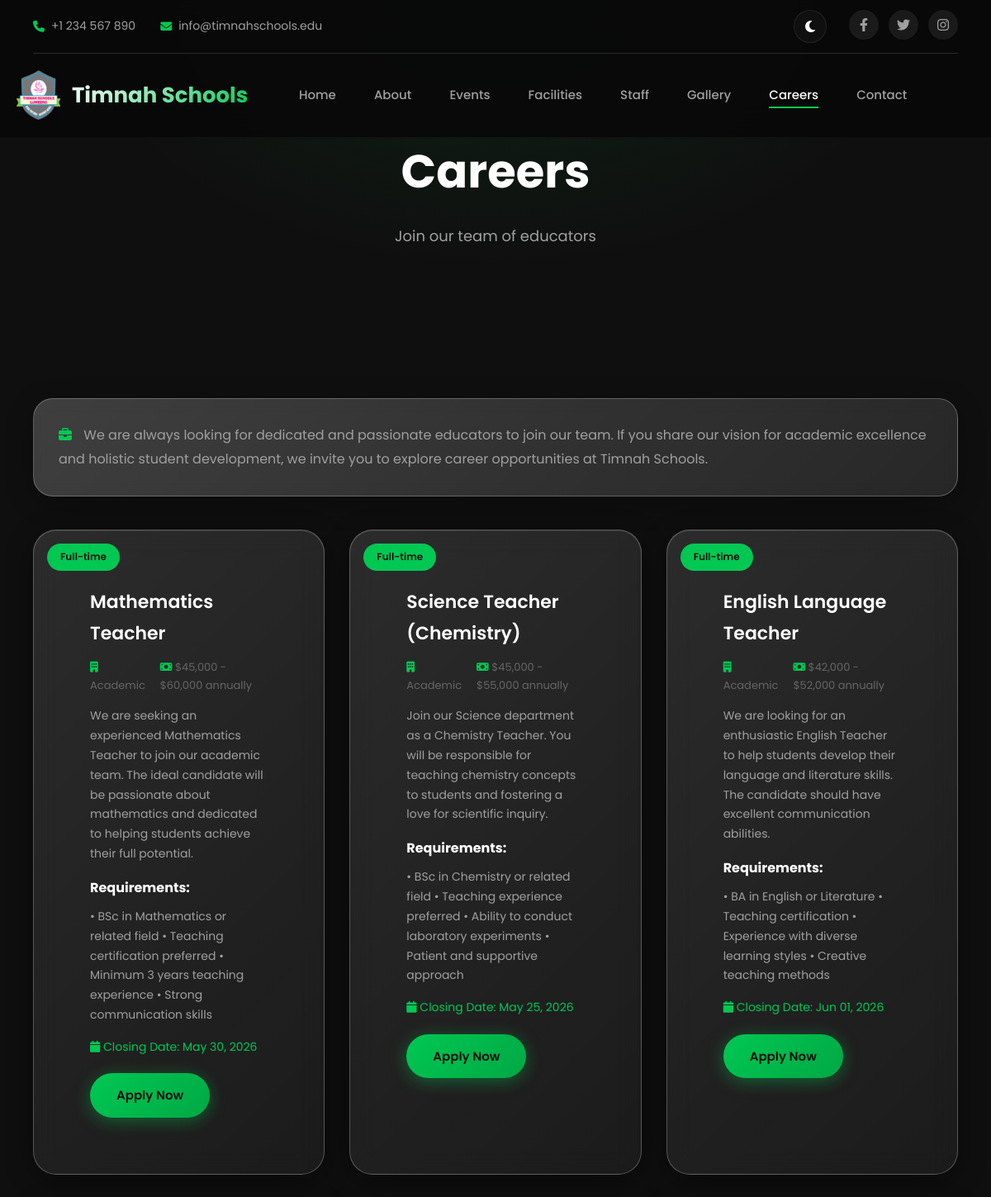
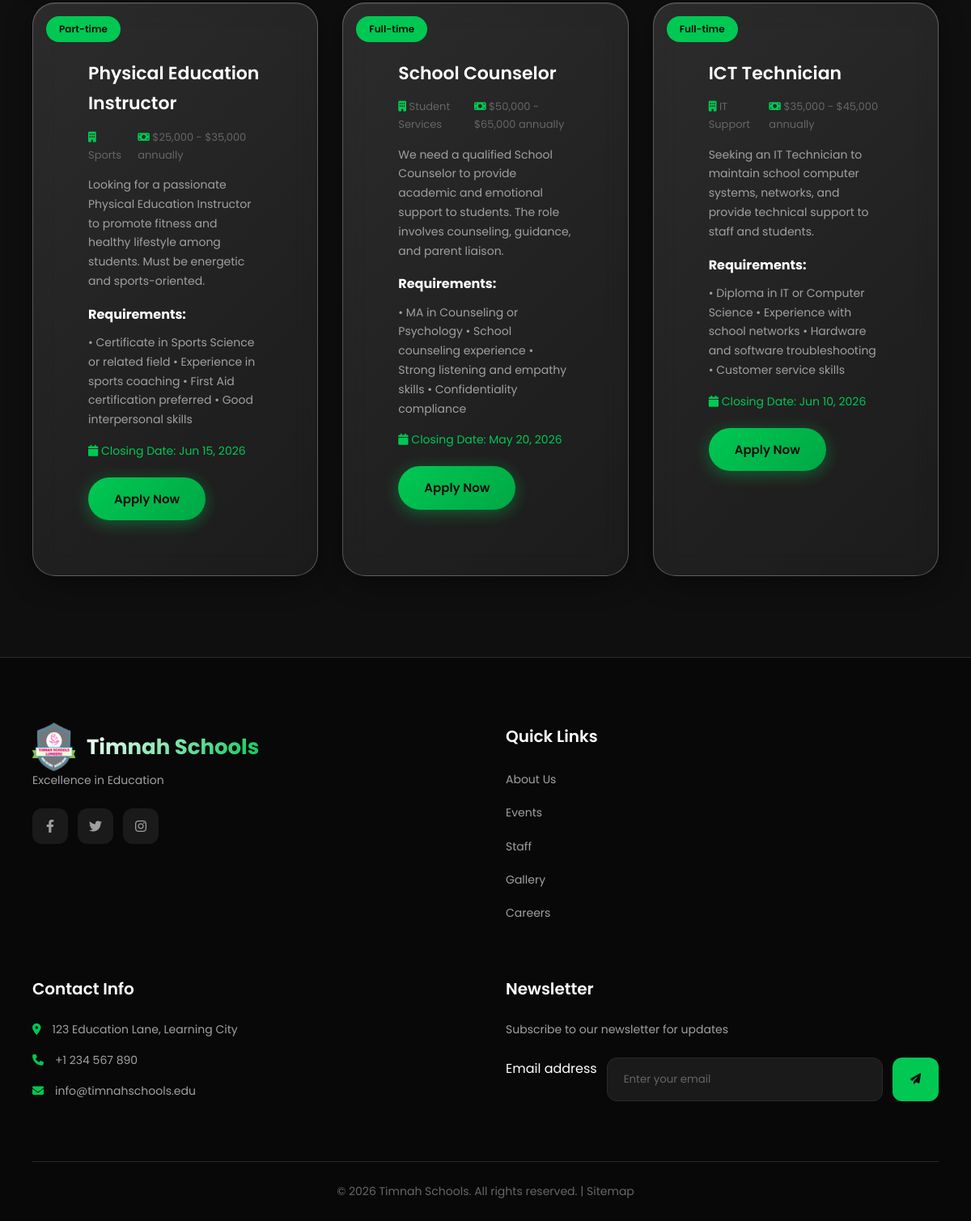
The page /vacancies.php on the database as committed earlier (2 pictures, top to bottom).
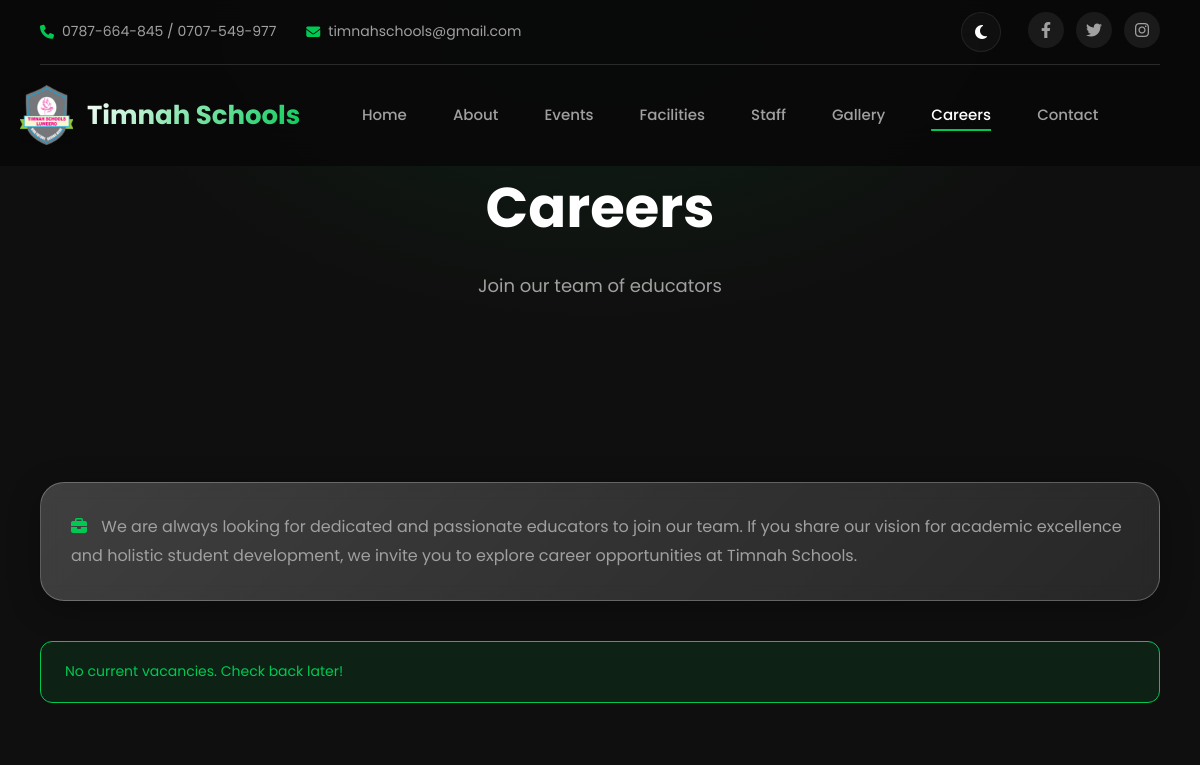
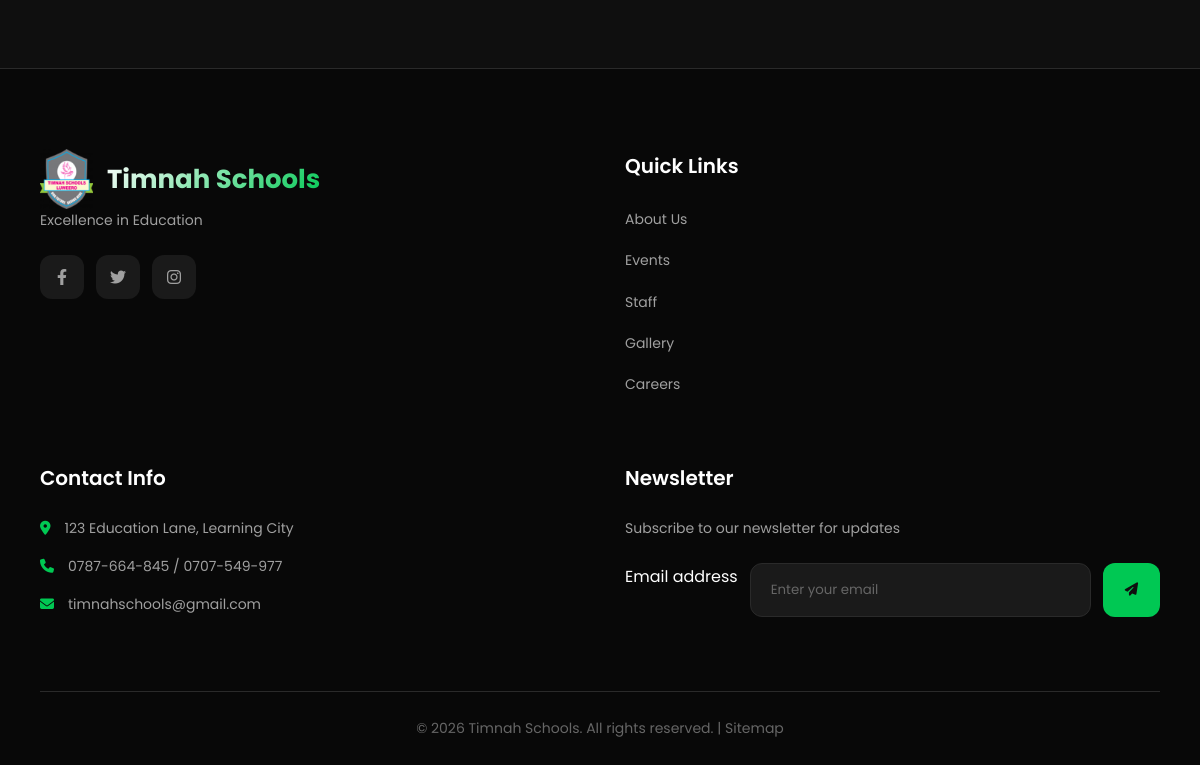
The same page on the database as committed later (2 pictures, top to bottom).
### tables this page shows
CREATE TABLE `settings` (
  `id` int(11) NOT NULL AUTO_INCREMENT,
  `setting_key` varchar(50) NOT NULL,
  `setting_value` text DEFAULT NULL,
  `updated_at` timestamp NOT NULL DEFAULT current_timestamp() ON UPDATE current_timestamp(),
  PRIMARY KEY (`id`),
  UNIQUE KEY `setting_key` (`setting_key`)
);

CREATE TABLE `vacancies` (
  `id` int(11) NOT NULL AUTO_INCREMENT,
  `title` varchar(200) NOT NULL,
  `department` varchar(100) DEFAULT NULL,
  `job_type` varchar(50) DEFAULT NULL,
  `description` text DEFAULT NULL,
  `requirements` text DEFAULT NULL,
  `salary_range` varchar(100) DEFAULT NULL,
  `closing_date` date DEFAULT NULL,
  `is_active` tinyint(1) DEFAULT 1,
  `created_at` timestamp NOT NULL DEFAULT current_timestamp(),
  `updated_at` timestamp NOT NULL DEFAULT current_timestamp() ON UPDATE current_timestamp(),
  PRIMARY KEY (`id`)
);

### config.php (called while the page is built, shortened)
<?php
$conn = null;
function getDB() {
    global $conn;
    if ($conn === null) {
        try {
            $conn = new mysqli(DB_HOST, DB_USER, DB_PASS, DB_NAME);
            $conn->set_charset("utf8mb4");
        } catch (Exception $e) {
            die("Database connection failed: " . $e->getMessage());
        }
    }
    return $conn;
}
function query($sql, $params = []) {
    $stmt = getDB()->prepare($sql);
    if (!empty($params)) {
        $types = '';
        $values = [];
        foreach ($params as $param) {
            if (is_int($param)) $types .= 'i';
            elseif (is_double($param)) $types .= 'd';
            else $types .= 's';
            $values[] = $param;
        }
        $stmt->bind_param($types, ...$values);
    }
    $stmt->execute();
    return $stmt;
}
function fetchAll($sql, $params = []) {
    $stmt = query($sql, $params);
    return $stmt->get_result()->fetch_all(MYSQLI_ASSOC);
}
function fetchOne($sql, $params = []) {
    $stmt = query($sql, $params);
    return $stmt->get_result()->fetch_assoc();
}
function getSetting($key, $default = '') {
    $result = fetchOne("SELECT setting_value FROM settings WHERE setting_key = ?", [$key]);
    return $result ? $result['setting_value'] : $default;
}
function sanitize($data) {
    return htmlspecialchars(trim($data), ENT_QUOTES, 'UTF-8');
}

### vacancies.php (the view)
<?php
require_once 'config.php';
$page = 'vacancies';
include 'includes/header.php';
$vacancies = fetchAll("SELECT * FROM vacancies WHERE is_active = 1 ORDER BY created_at DESC");
?>
<section class="page-header">
    <div class="container">
        <h1>Careers</h1>
        <p>Join our team of educators</p>
    </div>
</section>
<section class="section">
    <div class="container">
        <div class="staff-intro">
            <p><i class="fas fa-briefcase"></i> We are always looking for dedicated and passionate educators to join our team. If you share our vision for academic excellence and holistic student development, we invite you to explore career opportunities at Timnah Schools.</p>
        </div>
        <?php if (empty($vacancies)): ?>
        <div class="alert alert-success">No current vacancies. Check back later!</div>
        <?php else: ?>
        <div class="card-grid">
            <?php foreach ($vacancies as $job): ?>
            <div class="card glass-card">
                <div class="card-content">
                    <span class="card-badge"><?php echo sanitize($job['job_type']); ?></span>
                    <h3><?php echo sanitize($job['title']); ?></h3>
                    <div class="card-meta">
                        <span><i class="fas fa-building"></i> <?php echo sanitize($job['department']); ?></span>
                        <?php if ($job['salary_range']): ?>
                        <span><i class="fas fa-money-bill"></i> <?php echo sanitize($job['salary_range']); ?></span>
                        <?php endif; ?>
                    </div>
                    <p><?php echo sanitize($job['description']); ?></p>
                    <h4 style="margin-top: 15px; margin-bottom: 10px;">Requirements:</h4>
                    <p><?php echo sanitize($job['requirements']); ?></p>
                    <?php if ($job['closing_date']): ?>
                    <p style="margin-top: 15px; color: var(--primary);"><i class="fas fa-calendar"></i> Closing Date: <?php echo date('M d, Y', strtotime($job['closing_date'])); ?></p>
                    <?php endif; ?>
                    <a href="<?php echo SITE_URL; ?>/contact.php" class="btn btn-primary" style="margin-top: 20px;">Apply Now</a>
                </div>
            </div>
            <?php endforeach; ?>
        </div>
        <?php endif; ?>
    </div>
</section>
<?php include 'includes/footer.php'; ?>

### includes/header.php (shortened to what this page needs)
<!DOCTYPE html>
<html lang="en">
<head>
    <link rel="stylesheet" href="https://cdnjs.cloudflare.com/ajax/libs/font-awesome/6.4.0/css/all.min.css" media="print" onload="this.media='all'">
    <link rel="stylesheet" href="<?php echo ASSETS_URL; ?>/css/style.css?v=<?php echo time(); ?>">
</head>
<body>
    <header class="main-header">
        <div class="container">
            <div class="header-top">
                <div class="contact-info">
                    <span itemscope itemtype="https://schema.org/Organization">
                        <i class="fas fa-phone"></i>
                        <span itemprop="telephone"><?php echo getSetting('site_phone', '+1 234 567 890'); ?></span>
                    </span>
                    <span itemscope itemtype="https://schema.org/Organization">
                        <i class="fas fa-envelope"></i>
                        <span itemprop="email"><?php echo getSetting('site_email', 'info@timnahschools.edu'); ?></span>
                    </span>
                </div>
                <div class="social-links">
                    <div class="theme-toggle" id="themeToggle" title="Toggle Theme" style="margin-right: 15px;">
                        <i class="fas fa-moon"></i>
                    </div>
                    <a href="<?php echo getSetting('site_facebook', '#'); ?>" aria-label="Facebook" rel="noopener noreferrer"><i class="fab fa-facebook-f"></i></a>
                    <a href="<?php echo getSetting('site_twitter', '#'); ?>" aria-label="Twitter" rel="noopener noreferrer"><i class="fab fa-twitter"></i></a>
                    <a href="<?php echo getSetting('site_instagram', '#'); ?>" aria-label="Instagram" rel="noopener noreferrer"><i class="fab fa-instagram"></i></a>
                </div>
            </div>
        </div>
        <nav class="main-nav" itemscope itemtype="https://schema.org/School">
            <div class="container">
                <a href="<?php echo SITE_URL; ?>/index.php" class="logo" itemprop="url">
                    <img src="<?php echo ASSETS_URL; ?>/images/logo.png" alt="<?php echo getSetting('site_name', 'Timnah Schools'); ?> Logo" class="logo-img">
                    <span class="logo-text" itemprop="name"><?php echo getSetting('site_name', 'Timnah Schools'); ?></span>
                </a>
                <ul class="nav-menu" role="navigation" aria-label="Main navigation">
                    <li><a href="<?php echo SITE_URL; ?>/index.php" <?php echo $page === 'home' ? 'class="active"' : ''; ?>>Home</a></li>
                    <li><a href="<?php echo SITE_URL; ?>/about.php" <?php echo $page === 'about' ? 'class="active"' : ''; ?>>About</a></li>
                    <li><a href="<?php echo SITE_URL; ?>/events.php" <?php echo $page === 'events' ? 'class="active"' : ''; ?>>Events</a></li>
                    <li><a href="<?php echo SITE_URL; ?>/facilities.php" <?php echo $page === 'facilities' ? 'class="active"' : ''; ?>>Facilities</a></li>
                    <li><a href="<?php echo SITE_URL; ?>/staff.php" <?php echo $page === 'staff' ? 'class="active"' : ''; ?>>Staff</a></li>
                    <li><a href="<?php echo SITE_URL; ?>/gallery.php" <?php echo $page === 'gallery' ? 'class="active"' : ''; ?>>Gallery</a></li>
                    <li><a href="<?php echo SITE_URL; ?>/vacancies.php" <?php echo $page === 'vacancies' ? 'class="active"' : ''; ?>>Careers</a></li>
                    <li><a href="<?php echo SITE_URL; ?>/contact.php" <?php echo $page === 'contact' ? 'class="active"' : ''; ?>>Contact</a></li>
                </ul>
            </div>
        </nav>
    </header>
    <main itemscope itemtype="https://schema.org/School">

### includes/footer.php (shortened to what this page needs)
</main>
    <footer class="main-footer" itemscope itemtype="https://schema.org/School">
        <div class="container">
            <div class="footer-grid">
                <div class="footer-section">
                    <a href="<?php echo SITE_URL; ?>/index.php" class="logo" itemprop="url">
                        <img src="<?php echo ASSETS_URL; ?>/images/logo.png" alt="<?php echo getSetting('site_name', 'Timnah Schools'); ?> Logo" class="logo-img">
                        <span class="logo-text" itemprop="name"><?php echo getSetting('site_name', 'Timnah Schools'); ?></span>
                    </a>
                    <p><?php echo getSetting('site_tagline', 'Excellence in Education'); ?></p>
                    <div class="footer-social">
                        <a href="<?php echo getSetting('site_facebook', '#'); ?>" aria-label="Facebook"><i class="fab fa-facebook-f"></i></a>
                        <a href="<?php echo getSetting('site_twitter', '#'); ?>" aria-label="Twitter"><i class="fab fa-twitter"></i></a>
                        <a href="<?php echo getSetting('site_instagram', '#'); ?>" aria-label="Instagram"><i class="fab fa-instagram"></i></a>
                    </div>
                </div>
                <div class="footer-section">
                    <h3>Quick Links</h3>
                    <nav aria-label="Footer navigation">
                    <ul>
                        <li><a href="<?php echo SITE_URL; ?>/about.php">About Us</a></li>
                        <li><a href="<?php echo SITE_URL; ?>/events.php">Events</a></li>
                        <li><a href="<?php echo SITE_URL; ?>/staff.php">Staff</a></li>
                        <li><a href="<?php echo SITE_URL; ?>/gallery.php">Gallery</a></li>
                        <li><a href="<?php echo SITE_URL; ?>/vacancies.php">Careers</a></li>
                    </ul>
                    </nav>
                </div>
                <div class="footer-section" itemscope itemtype="https://schema.org/PostalAddress">
                    <h3>Contact Info</h3>
                    <ul class="contact-list" itemprop="address">
                        <li itemscope itemtype="https://schema.org/Place">
                            <i class="fas fa-map-marker-alt"></i>
                            <span itemprop="streetAddress"><?php echo getSetting('site_address', '123 Education Lane'); ?></span>
                        </li>
                        <li itemscope itemtype="https://schema.org/Organization">
                            <i class="fas fa-phone"></i>
                            <span itemprop="telephone"><?php echo getSetting('site_phone', '+1 234 567 890'); ?></span>
                        </li>
                        <li itemscope itemtype="https://schema.org/Organization">
                            <i class="fas fa-envelope"></i>
                            <span itemprop="email"><?php echo getSetting('site_email', 'info@timnahschools.edu'); ?></span>
                        </li>
                    </ul>
                </div>
                <div class="footer-section">
                    <h3>Newsletter</h3>
                    <p>Subscribe to our newsletter for updates</p>
                    <form class="newsletter-form" aria-label="Newsletter subscription">
                        <label for="newsletter-email" class="visually-hidden">Email address</label>
                        <input type="email" id="newsletter-email" placeholder="Enter your email" required>
                        <button type="submit" aria-label="Subscribe"><i class="fas fa-paper-plane"></i></button>
                    </form>
                </div>
            </div>
            <div class="footer-bottom">
                <p>&copy; <?php echo date('Y'); ?> <span itemprop="name"><?php echo getSetting('site_name', 'Timnah Schools'); ?></span>. All rights reserved. | <a href="<?php echo SITE_URL; ?>/sitemap.xml">Sitemap</a></p>
            </div>
        </div>
    </footer>
</body>
</html>

### includes/header.php (style rules this page uses)
:root { --bg-main: #0f0f0f; --primary: #00c853; }
body { background: var(--bg-main); margin: 0; font-family: 'Poppins', sans-serif; transition: background 0.3s ease; }
.main-header { position: fixed; top: 0; left: 0; right: 0; z-index: 1000; }
.theme-toggle { cursor: pointer; width: 40px; height: 40px; display: flex; align-items: center; justify-content: center; border-radius: 50%; background: var(--glass-bg); border: 1px solid var(--glass-border); color: var(--text-primary); transition: var(--transition); }

Rows that differ between the two databases and show on the page:
removed vacancies: job_type "Full-time", title "Mathematics Teacher", department "Academic", salary_range "$45,000 - $60,000 annually", description "We are seeking an experienced Mathematics Teacher to join our academic team. The ideal candidate will be passionate about mathematics and dedicated to helping students achieve their full potential.", requirements "• BSc in Mathematics or related field • Teaching certification preferred • Minimum 3 years teaching experience • Strong communication skills", closing_date "May 30, 2026"
removed vacancies: job_type "Full-time", title "Science Teacher (Chemistry)", department "Academic", salary_range "$45,000 - $55,000 annually", description "Join our Science department as a Chemistry Teacher. You will be responsible for teaching chemistry concepts to students and fostering a love for scientific inquiry.", requirements "• BSc in Chemistry or related field • Teaching experience preferred • Ability to conduct laboratory experiments • Patient and supportive approach", closing_date "May 25, 2026"
removed vacancies: job_type "Full-time", title "English Language Teacher", department "Academic", salary_range "$42,000 - $52,000 annually", description "We are looking for an enthusiastic English Teacher to help students develop their language and literature skills. The candidate should have excellent communication abilities.", requirements "• BA in English or Literature • Teaching certification • Experience with diverse learning styles • Creative teaching methods", closing_date "Jun 01, 2026"
removed vacancies: job_type "Part-time", title "Physical Education Instructor", department "Sports", salary_range "$25,000 - $35,000 annually", description "Looking for a passionate Physical Education Instructor to promote fitness and healthy lifestyle among students. Must be energetic and sports-oriented.", requirements "• Certificate in Sports Science or related field • Experience in sports coaching • First Aid certification preferred • Good interpersonal skills", closing_date "Jun 15, 2026"
removed vacancies: job_type "Full-time", title "School Counselor", department "Student Services", salary_range "$50,000 - $65,000 annually", description "We need a qualified School Counselor to provide academic and emotional support to students. The role involves counseling, guidance, and parent liaison.", requirements "• MA in Counseling or Psychology • School counseling experience • Strong listening and empathy skills • Confidentiality compliance", closing_date "May 20, 2026"
removed vacancies: job_type "Full-time", title "ICT Technician", department "IT Support", salary_range "$35,000 - $45,000 annually", description "Seeking an IT Technician to maintain school computer systems, networks, and provide technical support to staff and students.", requirements "• Diploma in IT or Computer Science • Experience with school networks • Hardware and software troubleshooting • Customer service skills", closing_date "Jun 10, 2026"
changed settings (number 1 of 5 on the later page): setting_value "+1 234 567 890" → "0787-664-845 / 0707-549-977"
changed settings: setting_value "info@timnahschools.edu" → "timnahschools@gmail.com"
Other text that changed with them:
text now shown: "No current vacancies. Check back later!"
